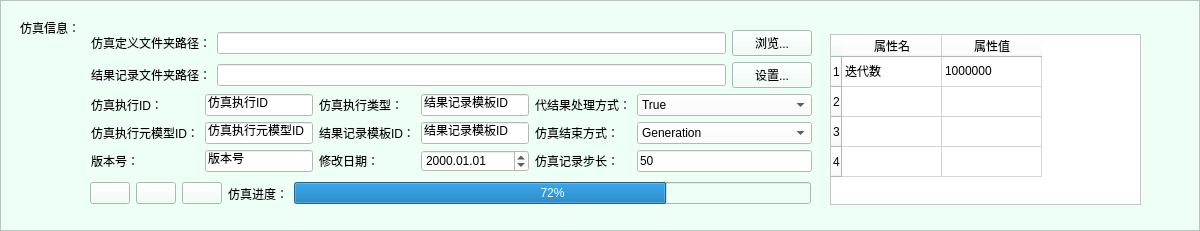
     <widget class="QFrame" name="frame">
      <property name="enabled">
       <bool>true</bool>
      </property>
      <property name="geometry">
       <rect>
        <x>0</x>
        <y>-1</y>
        <width>1200</width>
        <height>231</height>
       </rect>
      </property>
      <property name="toolTipDuration">
       <number>2</number>
      </property>
      <property name="styleSheet">
       <string notr="true">background-color: rgb(238, 255, 246);</string>
      </property>
      <property name="frameShape">
       <enum>QFrame::StyledPanel</enum>
      </property>
      <property name="frameShadow">
       <enum>QFrame::Raised</enum>
      </property>
      <widget class="QTableWidget" name="tableWidget_8">
       <property name="geometry">
        <rect>
         <x>830</x>
         <y>34</y>
         <width>311</width>
         <height>171</height>
        </rect>
       </property>
       <property name="styleSheet">
        <string notr="true">background-color: rgb(255, 255, 255);
</string>
       </property>
       <row>
        <property name="text">
         <string>1</string>
        </property>
       </row>
       <row>
        <property name="text">
         <string>2</string>
        </property>
       </row>
       <row>
        <property name="text">
         <string>3</string>
        </property>
       </row>
       <row>
        <property name="text">
         <string>4</string>
        </property>
       </row>
       <column>
        <property name="text">
         <string>属性名</string>
        </property>
       </column>
       <column>
        <property name="text">
         <string>属性值</string>
        </property>
       </column>
       <item row="0" column="0">
        <property name="text">
         <string>迭代数</string>
        </property>
       </item>
       <item row="0" column="1">
        <property name="text">
         <string>1000000</string>
        </property>
       </item>
      </widget>
      <widget class="QLabel" name="label_216">
       <property name="geometry">
        <rect>
         <x>20</x>
         <y>20</y>
         <width>71</width>
         <height>16</height>
        </rect>
       </property>
       <property name="text">
        <string>仿真信息：</string>
       </property>
      </widget>
      <widget class="QWidget" name="layoutWidget">
       <property name="geometry">
        <rect>
         <x>90</x>
         <y>180</y>
         <width>721</width>
         <height>27</height>
        </rect>
       </property>
       <layout class="QHBoxLayout" name="horizontalLayout_16">
        <item>
         <layout class="QHBoxLayout" name="horizontalLayout_14">
          <item>
           <widget class="QPushButton" name="pushButton_42">
            <property name="toolTip">
             <string>&lt;html&gt;&lt;head/&gt;&lt;body&gt;&lt;p&gt;开始&lt;/p&gt;&lt;/body&gt;&lt;/html&gt;</string>
            </property>
            <property name="whatsThis">
             <string>&lt;html&gt;&lt;head/&gt;&lt;body&gt;&lt;p&gt;继续&lt;/p&gt;&lt;/body&gt;&lt;/html&gt;</string>
            </property>
            <property name="styleSheet">
             <string notr="true">image: url(:/icon/播放按钮.ico);</string>
            </property>
            <property name="text">
             <string/>
            </property>
           </widget>
          </item>
          <item>
           <widget class="QPushButton" name="pushButton_43">
            <property name="toolTip">
             <string>&lt;html&gt;&lt;head/&gt;&lt;body&gt;&lt;p&gt;暂停&lt;/p&gt;&lt;/body&gt;&lt;/html&gt;</string>
            </property>
            <property name="whatsThis">
             <string>&lt;html&gt;&lt;head/&gt;&lt;body&gt;&lt;p&gt;暂停&lt;/p&gt;&lt;/body&gt;&lt;/html&gt;</string>
            </property>
            <property name="styleSheet">
             <string notr="true">image: url(:/icon/暂停.ico);</string>
            </property>
            <property name="text">
             <string/>
            </property>
           </widget>
          </item>
          <item>
           <widget class="QPushButton" name="pushButton_44">
            <property name="toolTip">
             <string>&lt;html&gt;&lt;head/&gt;&lt;body&gt;&lt;p&gt;终止&lt;/p&gt;&lt;/body&gt;&lt;/html&gt;</string>
            </property>
            <property name="whatsThis">
             <string>&lt;html&gt;&lt;head/&gt;&lt;body&gt;&lt;p&gt;终止&lt;/p&gt;&lt;/body&gt;&lt;/html&gt;</string>
            </property>
            <property name="styleSheet">
             <string notr="true">image: url(:/icon/停止.ico);</string>
            </property>
            <property name="text">
             <string/>
            </property>
           </widget>
          </item>
         </layout>
        </item>
        <item>
         <widget class="QLabel" name="label_104">
          <property name="text">
           <string>仿真进度：</string>
          </property>
         </widget>
        </item>
        <item>
         <widget class="QProgressBar" name="progressBar_4">
          <property name="value">
           <number>72</number>
          </property>
         </widget>
        </item>
       </layout>
      </widget>
      <widget class="QWidget" name="layoutWidget">
       <property name="geometry">
        <rect>
         <x>91</x>
         <y>30</y>
         <width>721</width>
         <height>144</height>
        </rect>
       </property>
       <layout class="QVBoxLayout" name="verticalLayout_10">
        <item>
         <layout class="QHBoxLayout" name="horizontalLayout_19">
          <item>
           <widget class="QLabel" name="label_213">
            <property name="text">
             <string>仿真定义文件夹路径：</string>
            </property>
           </widget>
          </item>
          <item>
           <widget class="QLineEdit" name="lineEdit_150">
            <property name="styleSheet">
             <string notr="true">background-color: rgb(255, 255, 255);
</string>
            </property>
           </widget>
          </item>
          <item>
           <widget class="QPushButton" name="pushButton_48">
            <property name="text">
             <string>浏览...</string>
            </property>
           </widget>
          </item>
         </layout>
        </item>
        <item>
         <layout class="QHBoxLayout" name="horizontalLayout_10">
          <item>
           <widget class="QLabel" name="label_205">
            <property name="text">
             <string>结果记录文件夹路径：</string>
            </property>
           </widget>
          </item>
          <item>
           <widget class="QLineEdit" name="lineEdit_128">
            <property name="styleSheet">
             <string notr="true">background-color: rgb(255, 255, 255);
</string>
            </property>
           </widget>
          </item>
          <item>
           <widget class="QPushButton" name="pushButton_47">
            <property name="text">
             <string>设置...</string>
            </property>
           </widget>
          </item>
         </layout>
        </item>
        <item>
         <layout class="QHBoxLayout" name="horizontalLayout_15">
          <item>
           <layout class="QHBoxLayout" name="horizontalLayout_11">
            <item>
             <layout class="QHBoxLayout" name="horizontalLayout_12">
              <item>
               <layout class="QVBoxLayout" name="verticalLayout_11">
                <item>
                 <widget class="QLabel" name="label_152">
                  <property name="text">
                   <string>仿真执行ID：</string>
                  </property>
                 </widget>
                </item>
                <item>
                 <widget class="QLabel" name="label_206">
                  <property name="text">
                   <string>仿真执行元模型ID：</string>
                  </property>
                 </widget>
                </item>
                <item>
                 <widget class="QLabel" name="label_207">
                  <property name="text">
                   <string>版本号：</string>
                  </property>
                 </widget>
                </item>
               </layout>
              </item>
              <item>
               <layout class="QVBoxLayout" name="verticalLayout_12">
                <item>
                 <widget class="QLineEdit" name="lineEdit_129">
                  <property name="styleSheet">
                   <string notr="true">background-color: rgb(255, 255, 255);
</string>
                  </property>
                  <property name="text">
                   <string>仿真执行ID</string>
                  </property>
                 </widget>
                </item>
                <item>
                 <widget class="QLineEdit" name="lineEdit_130">
                  <property name="styleSheet">
                   <string notr="true">background-color: rgb(255, 255, 255);
</string>
                  </property>
                  <property name="text">
                   <string>仿真执行元模型ID</string>
                  </property>
                 </widget>
                </item>
                <item>
                 <widget class="QLineEdit" name="lineEdit_131">
                  <property name="styleSheet">
                   <string notr="true">background-color: rgb(255, 255, 255);
</string>
                  </property>
                  <property name="text">
                   <string>版本号</string>
                  </property>
                 </widget>
                </item>
               </layout>
              </item>
             </layout>
            </item>
            <item>
             <layout class="QHBoxLayout" name="horizontalLayout_13">
              <item>
               <layout class="QVBoxLayout" name="verticalLayout_13">
                <item>
                 <widget class="QLabel" name="label_208">
                  <property name="text">
                   <string>仿真执行类型：</string>
                  </property>
                 </widget>
                </item>
                <item>
                 <widget class="QLabel" name="label_209">
                  <property name="text">
                   <string>结果记录模板ID：</string>
                  </property>
                 </widget>
                </item>
                <item>
                 <widget class="QLabel" name="label_210">
                  <property name="text">
                   <string>修改日期：</string>
                  </property>
                 </widget>
                </item>
               </layout>
              </item>
              <item>
               <layout class="QVBoxLayout" name="verticalLayout_14">
                <item>
                 <widget class="QLineEdit" name="lineEdit_132">
                  <property name="styleSheet">
                   <string notr="true">background-color: rgb(255, 255, 255);
</string>
                  </property>
                  <property name="text">
                   <string>结果记录模板ID</string>
                  </property>
                 </widget>
                </item>
                <item>
                 <widget class="QLineEdit" name="lineEdit_133">
                  <property name="styleSheet">
                   <string notr="true">background-color: rgb(255, 255, 255);
</string>
                  </property>
                  <property name="text">
                   <string>结果记录模板ID</string>
                  </property>
                 </widget>
                </item>
                <item>
                 <widget class="QDateEdit" name="dateEdit_8">
                  <property name="styleSheet">
                   <string notr="true">background-color: rgb(255, 255, 255);
</string>
                  </property>
                  <property name="displayFormat">
                   <string>yyyy.MM.dd</string>
                  </property>
                 </widget>
                </item>
               </layout>
              </item>
             </layout>
            </item>
           </layout>
          </item>
          <item>
           <layout class="QGridLayout" name="gridLayout">
            <item row="0" column="0">
             <widget class="QLabel" name="label_211">
              <property name="text">
               <string>代结果处理方式：</string>
              </property>
             </widget>
            </item>
            <item row="0" column="1">
             <widget class="QComboBox" name="comboBox_15">
              <property name="styleSheet">
               <string notr="true">background-color: rgb(255, 255, 255);
</string>
              </property>
              <item>
               <property name="text">
                <string>True</string>
               </property>
              </item>
              <item>
               <property name="text">
                <string>False</string>
               </property>
              </item>
             </widget>
            </item>
            <item row="1" column="0">
             <widget class="QLabel" name="label_212">
              <property name="text">
               <string>仿真结束方式：</string>
              </property>
             </widget>
            </item>
            <item row="1" column="1">
             <widget class="QComboBox" name="comboBox_16">
              <property name="styleSheet">
               <string notr="true">background-color: rgb(255, 255, 255);
</string>
              </property>
              <item>
               <property name="text">
                <string>Generation</string>
               </property>
              </item>
              <item>
               <property name="text">
                <string>Condition</string>
               </property>
              </item>
             </widget>
            </item>
            <item row="2" column="0">
             <widget class="QLabel" name="label_214">
              <property name="text">
               <string>仿真记录步长：</string>
              </property>
             </widget>
            </item>
            <item row="2" column="1">
             <widget class="QLineEdit" name="lineEdit_135">
              <property name="styleSheet">
               <string notr="true">background-color: rgb(255, 255, 255);
</string>
              </property>
              <property name="text">
               <string>50</string>
              </property>
             </widget>
            </item>
           </layout>
          </item>
         </layout>
        </item>
       </layout>
      </widget>
     </widget>
